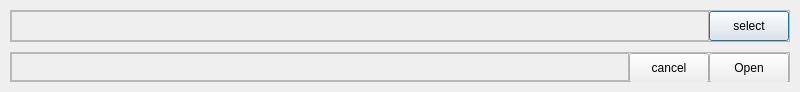
<?xml version="1.0" encoding="UTF-8"?>
<ui version="4.0">
 <class>OpenDialog</class>
 <widget class="QDialog" name="OpenDialog">
  <property name="geometry">
   <rect>
    <x>0</x>
    <y>0</y>
    <width>800</width>
    <height>92</height>
   </rect>
  </property>
  <property name="sizePolicy">
   <sizepolicy hsizetype="Preferred" vsizetype="Fixed">
    <horstretch>0</horstretch>
    <verstretch>0</verstretch>
   </sizepolicy>
  </property>
  <property name="minimumSize">
   <size>
    <width>400</width>
    <height>90</height>
   </size>
  </property>
  <property name="maximumSize">
   <size>
    <width>16777215</width>
    <height>92</height>
   </size>
  </property>
  <property name="windowTitle">
   <string>OpenFile</string>
  </property>
  <layout class="QVBoxLayout" name="verticalLayout">
   <property name="spacing">
    <number>10</number>
   </property>
   <property name="leftMargin">
    <number>10</number>
   </property>
   <property name="topMargin">
    <number>10</number>
   </property>
   <property name="rightMargin">
    <number>10</number>
   </property>
   <property name="bottomMargin">
    <number>10</number>
   </property>
   <item>
    <widget class="QFrame" name="frame">
     <property name="frameShape">
      <enum>QFrame::StyledPanel</enum>
     </property>
     <property name="frameShadow">
      <enum>QFrame::Raised</enum>
     </property>
     <layout class="QHBoxLayout" name="horizontalLayout">
      <property name="spacing">
       <number>0</number>
      </property>
      <property name="leftMargin">
       <number>0</number>
      </property>
      <property name="topMargin">
       <number>0</number>
      </property>
      <property name="rightMargin">
       <number>0</number>
      </property>
      <property name="bottomMargin">
       <number>0</number>
      </property>
      <item>
       <widget class="QFrame" name="frame_filename">
        <property name="frameShape">
         <enum>QFrame::StyledPanel</enum>
        </property>
        <property name="frameShadow">
         <enum>QFrame::Raised</enum>
        </property>
       </widget>
      </item>
      <item>
       <widget class="QPushButton" name="opendialog_selectButton">
        <property name="minimumSize">
         <size>
          <width>80</width>
          <height>30</height>
         </size>
        </property>
        <property name="maximumSize">
         <size>
          <width>80</width>
          <height>30</height>
         </size>
        </property>
        <property name="text">
         <string>select</string>
        </property>
       </widget>
      </item>
     </layout>
    </widget>
   </item>
   <item>
    <widget class="QFrame" name="frame_2">
     <property name="minimumSize">
      <size>
       <width>0</width>
       <height>30</height>
      </size>
     </property>
     <property name="maximumSize">
      <size>
       <width>16777215</width>
       <height>30</height>
      </size>
     </property>
     <property name="frameShape">
      <enum>QFrame::StyledPanel</enum>
     </property>
     <property name="frameShadow">
      <enum>QFrame::Raised</enum>
     </property>
     <layout class="QHBoxLayout" name="horizontalLayout_2">
      <property name="spacing">
       <number>0</number>
      </property>
      <property name="leftMargin">
       <number>0</number>
      </property>
      <property name="topMargin">
       <number>0</number>
      </property>
      <property name="rightMargin">
       <number>0</number>
      </property>
      <property name="bottomMargin">
       <number>0</number>
      </property>
      <item>
       <widget class="QFrame" name="frame_3">
        <property name="frameShape">
         <enum>QFrame::StyledPanel</enum>
        </property>
        <property name="frameShadow">
         <enum>QFrame::Raised</enum>
        </property>
       </widget>
      </item>
      <item>
       <widget class="QPushButton" name="opendialog_cancelButton">
        <property name="minimumSize">
         <size>
          <width>80</width>
          <height>30</height>
         </size>
        </property>
        <property name="maximumSize">
         <size>
          <width>80</width>
          <height>30</height>
         </size>
        </property>
        <property name="text">
         <string>cancel</string>
        </property>
       </widget>
      </item>
      <item>
       <widget class="QPushButton" name="opendialog_openButton">
        <property name="minimumSize">
         <size>
          <width>80</width>
          <height>30</height>
         </size>
        </property>
        <property name="maximumSize">
         <size>
          <width>80</width>
          <height>30</height>
         </size>
        </property>
        <property name="text">
         <string>Open</string>
        </property>
       </widget>
      </item>
     </layout>
    </widget>
   </item>
  </layout>
  <action name="actionMainAction">
   <property name="checkable">
    <bool>true</bool>
   </property>
   <property name="text">
    <string>MainAction</string>
   </property>
   <property name="shortcut">
    <string>Return</string>
   </property>
  </action>
 </widget>
 <resources/>
 <connections/>
</ui>
